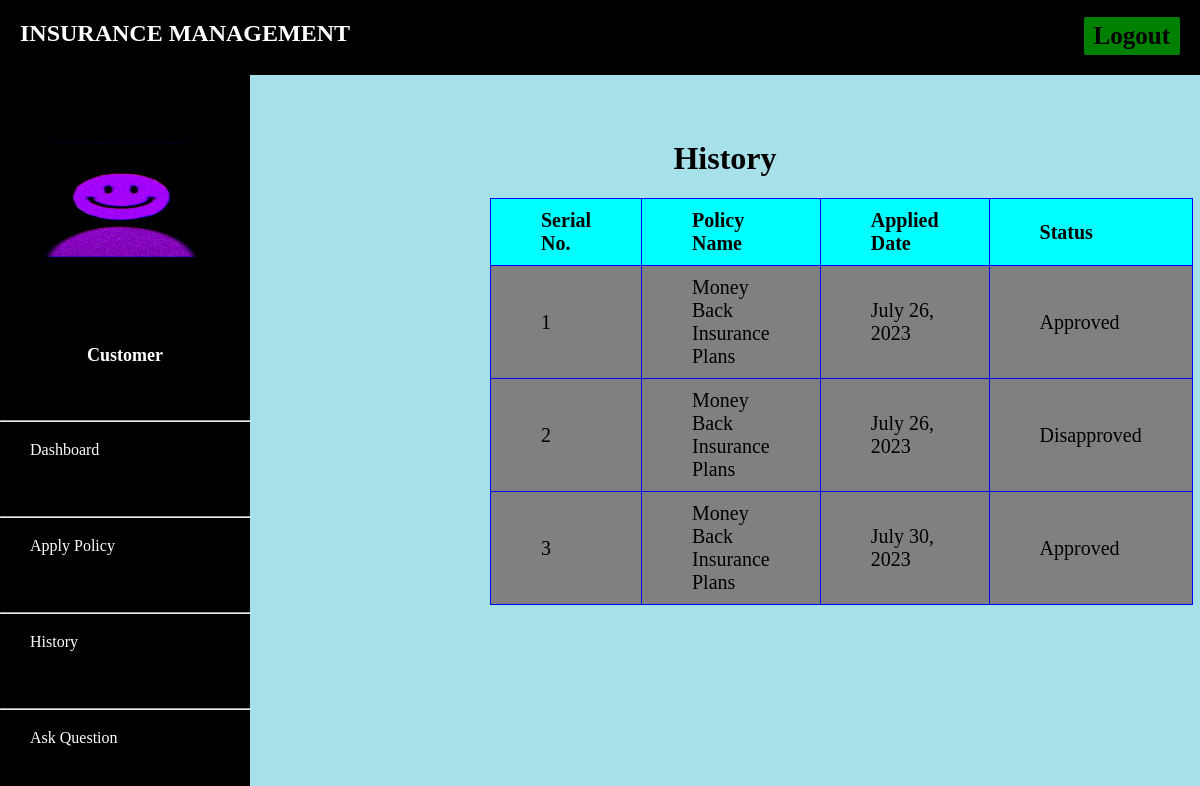
The page /customer/history (signed in) on the database its author committed.
### customer/models.py (models this page shows, shortened)
class Customer(models.Model):
    user=models.OneToOneField(User,on_delete=models.CASCADE)
    profile_pic= models.ImageField(upload_to='profile_pic',null=True,blank=True)
    address = models.CharField(max_length=40)
    mobile = models.CharField(max_length=20,null=False)

### admins/models.py (models this page shows, shortened)
class PolicyRecord(models.Model):
    customer= models.ForeignKey(Customer, on_delete=models.CASCADE)
    Policy= models.ForeignKey(Policy, on_delete=models.CASCADE)
    status = models.CharField(max_length=100,default='Pending')
    creation_date =models.DateField(auto_now=True)

class Policy(models.Model):
    category= models.ForeignKey('Category', on_delete=models.CASCADE)
    policy_name=models.CharField(max_length=200)
    sum_assurance=models.PositiveIntegerField()
    premium=models.PositiveIntegerField()
    tenure=models.PositiveIntegerField()
    creation_date =models.DateField(auto_now=True)
    def __str__(self):
        return self.policy_name

### customer/views.py (the view)
# urls.py: path('history', views.history,name='history'),
def history(request):
    customer = models.Customer.objects.get(user_id=request.user.id)
    policies = CMODEL.PolicyRecord.objects.all().filter(customer=customer)
    return render(request,'history.html',{'policies':policies,'customer':customer})

### customer/templates/history.html (shortened to what this page needs)
{% extends 'customerbase.html' %}
{% block content %}
{% load static %}
<head>
</head>
<body>
  <div class="container" style="margin-top:50px;">
    <div class="panel panel-primary">
        <h1 class="panel-title">History</h1>
      </div>
      <table>
        <table class="table" style="border-collapse: collapse; border: 1px solid #fff;">
        <thead>
          <tr>
            <th>Serial No.</th>
            <th>Policy Name</th>
            <th>Applied Date</th>
            <th>Status</th>
          </tr>
        </thead>
        <tbody>
          {% for t in policies %}
          <tr>
            <td>{{ forloop.counter }}</td>
            <td>{{ t.Policy }}</td>
            <td>{{ t.creation_date }}</td>
            <td>{{ t.status }}</td>
          </tr>
          {% endfor %}
        </tbody>
      </table>
    </div>
  </div>
</body>
</html>
{% endblock content %}

### customer/templates/customerbase.html (shortened to what this page needs)
<!DOCTYPE html>
{% load static %}
<html lang="en" dir="ltr">
<head>
</head>
<body>
  <header>
    <div class="left_area">
      <h3>Insurance Management</h3>
    </div>
    <div class="right_area">
      <a href="/logout" class="logout_btn">Logout</a>
    </div>
  </header>
  <div class="sidebar">
    <center>
      <img src="{% static customer.profile_pic.url %}" class="profile_image" alt="">
      <h4>{{ request.user.first_name }}</h4>
      <h4 style="color: rgb(255, 255, 255);">Customer</h4><br><br>
    </center>
    <ul>
      <hr><li><a href="/customer/customer-dashboard"><span>Dashboard</span></a></li><br>
      <hr><li><a href="/customer/apply-policy"><span>Apply Policy</span></a></li><br>
      <hr><li><a href="/customer/history"><span>History</span></a></li><br>
      <hr><li><a href="/customer/ask-question"><span>Ask Question</span></a></li><br>
      <hr><br><li><a href="/customer/question-history"><span>Question History</span></a></li><hr>
    </ul>
  </div>
  <div class="content">
    <br><br><br><br><br>
    {% block content %}
    {% endblock %}
</body>
</html>

### customer/templates/customerbase.html (style rules this page uses)
a:link { text-decoration: none; }
body { margin: 0; padding: 10; font-family:cursive; background:#b2b2b2; }
header { position: fixed; background:black; padding: 20px; width: 100%; z-index: 1; }
.left_area h3 { color:white; margin: 0px; text-transform: uppercase; font-size: 24px; font-weight: 900; }
.logout_btn { padding: 5px 10px; background:green; text-decoration: none; float: right; margin-top: -30px; margin-right: 40px; border-radius: 2px; font-size:25px; font-weight: 600; color:black; transition: 0.3s; }
.sidebar { background:black; margin-top: 70px; padding-top: 30px; position: fixed; left: 0; width: 250px; height: 100%; transition: 0.5s; transition-property: left; }
.sidebar .profile_image { width: 200px; height: 200px; border-radius: 50%; margin-bottom: 10px; }
.sidebar h4 { color:black; margin-top: 0; margin-bottom: 10px; font-size: 18px; }
.sidebar ul { list-style: none; padding: 0; margin: 0; }
.sidebar li { margin-bottom: 20px; background:black }
.sidebar a { color: #FFF; display: flex; align-items: center; width: 100%; line-height: 40px; text-decoration: none; padding-left: 20px; box-sizing: border-box; transition: 0.3s; font-size: 16px; }
.content { margin-left:250px; background-color:#a6e0e9; transition:0.5s; }

### customer/templates/history.html (style rules this page uses)
a:link { text-decoration: none; }
body { background-color: #a6e0e9; font-family: cursive; }
h1 { text-align: center; color:black; }
.container { margin: 100px; }
table { border-collapse: collapse; width:80%; margin-left:140px; }
th, td { font-size:20px; padding:10px 50px; text-align: left; border: 1px solid blue; background-color:cyan; }
td { background-color:grey; }

### rows shown on the page
Customer: profile_pic (picture)
PolicyRecord: Policy "Money Back Insurance Plans", creation_date "July 26, 2023", status "Approved"
PolicyRecord: Policy "Money Back Insurance Plans", creation_date "July 26, 2023", status "Disapproved"
PolicyRecord: Policy "Money Back Insurance Plans", creation_date "July 30, 2023", status "Approved"
